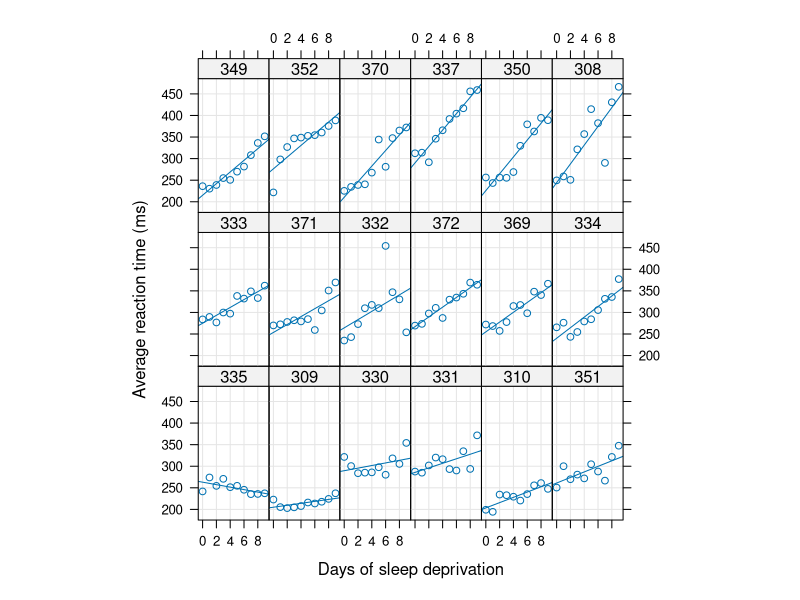

Write R code to recreate this figure.
# Aaron Tayal
# 9/16/2024
# Practicing with the code from Bates et al. 2015
# Bates, Douglas, Martin Mächler, Ben Bolker, and Steve Walker. “Fitting Linear Mixed-Effects Models Using Lme4.” Journal of Statistical Software 67, no. 1 (2015). https://doi.org/10.18637/jss.v067.i01.

library(lme4)
library(lattice)

dat <- sleepstudy
coef(lm(Reaction ~ Days, data=dat))[1]
xyplot(Reaction ~ Days | Subject, sleepstudy, type = c("g","p","r"),
       index = function(x,y) coef(lm(y ~ x))[2], # I think this orders the graphs based on 
       xlab = "Days of sleep deprivation",
       ylab = "Average reaction time (ms)", aspect = "xy")

fm1 <- lmer(Reaction ~ Days + (Days | Subject), sleepstudy)
summary(fm1)
